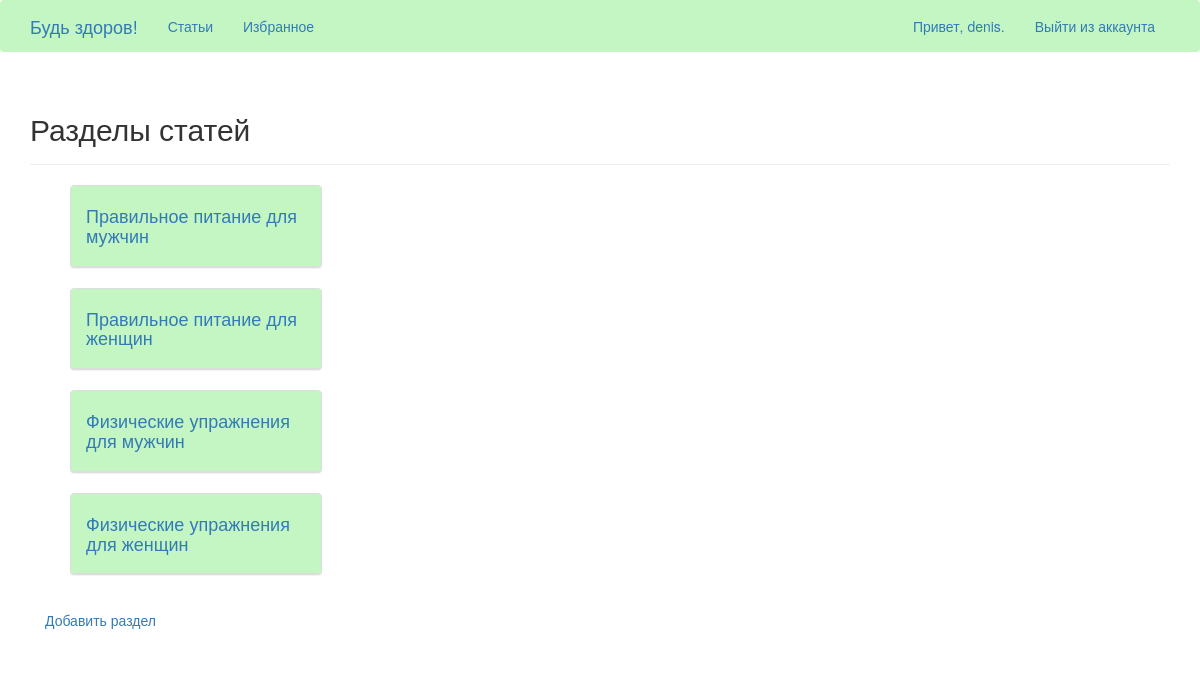
Page /topics/ (signed in) on the earlier database version.
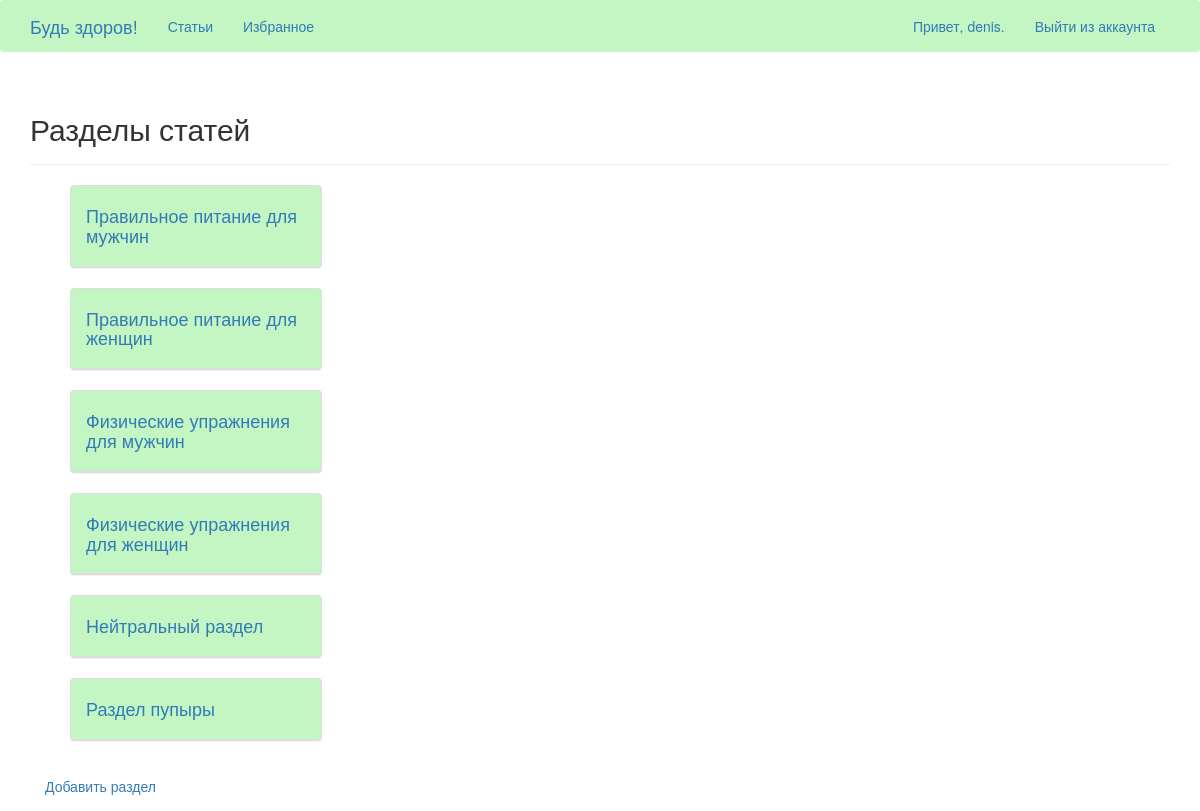
Same page on the later database version.
### learning_logs/models.py (models this page shows)
class Topic(models.Model):
    text = models.CharField(max_length=200)
    date_added = models.DateTimeField(auto_now_add=True)
    owner=models.ForeignKey(User, on_delete=models.CASCADE)
    def __str__(self):
        return self.text

### learning_logs/views.py (the view)
# urls.py: url(r'^topics/$', views.topics, name='topics'),
@login_required
def topics(request):
    topics = Topic.objects.order_by('date_added')
    context = {'topics':topics}
    return render(request, 'learning_logs/topics.html', context)

### learning_logs/templates/learning_logs/topics.html
{% extends "learning_logs/base.html" %}
{% block header %}
  <h2>Разделы статей</h2>
{% endblock header %}
{% block content %}
  <ul>
    {% for topic in topics %}
    <div class="panel panel-default" style="width:252px; background-color: #c3f6c3">
    <div class="panel-heading" style="width:250px; background-color: #c3f6c3">
        <h4>
          <a href="{% url 'topic' topic.id %}">{{ topic }}</a>
        </h4>
    </div>
    </div>
    {% empty %}
      <li>Упс, пока ещё нету ни одного раздела.</li>
    {% endfor %}
  </ul>
  <div class="panel-body" style="width:150px;">
    <a href="{% url 'new_topic' %}"> Добавить раздел</a>
  </div>
{% endblock content %}

Differences in the rows shown:
added Topic: text "Нейтральный раздел"
added Topic: text "Раздел пупыры"
